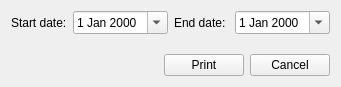
<ui version="4.0" >
 <class>ProfitDialog</class>
 <widget class="QDialog" name="ProfitDialog" >
  <property name="geometry" >
   <rect>
    <x>0</x>
    <y>0</y>
    <width>339</width>
    <height>87</height>
   </rect>
  </property>
  <property name="windowTitle" >
   <string>Profit margin</string>
  </property>
  <layout class="QGridLayout" >
   <item row="0" column="0" >
    <layout class="QVBoxLayout" >
     <item>
      <layout class="QHBoxLayout" >
       <item>
        <widget class="QLabel" name="label" >
         <property name="text" >
          <string>Start date:</string>
         </property>
        </widget>
       </item>
       <item>
        <widget class="QDateEdit" name="dateEdit" >
         <property name="minimumSize" >
          <size>
           <width>0</width>
           <height>0</height>
          </size>
         </property>
         <property name="calendarPopup" >
          <bool>true</bool>
         </property>
        </widget>
       </item>
       <item>
        <widget class="QLabel" name="label_2" >
         <property name="text" >
          <string>End date:</string>
         </property>
        </widget>
       </item>
       <item>
        <widget class="QDateEdit" name="enddateEdit" >
         <property name="minimumSize" >
          <size>
           <width>0</width>
           <height>0</height>
          </size>
         </property>
         <property name="calendarPopup" >
          <bool>true</bool>
         </property>
        </widget>
       </item>
      </layout>
     </item>
     <item>
      <spacer>
       <property name="orientation" >
        <enum>Qt::Vertical</enum>
       </property>
       <property name="sizeHint" >
        <size>
         <width>319</width>
         <height>16</height>
        </size>
       </property>
      </spacer>
     </item>
     <item>
      <layout class="QHBoxLayout" >
       <property name="spacing" >
        <number>6</number>
       </property>
       <property name="leftMargin" >
        <number>0</number>
       </property>
       <property name="topMargin" >
        <number>0</number>
       </property>
       <property name="rightMargin" >
        <number>0</number>
       </property>
       <property name="bottomMargin" >
        <number>0</number>
       </property>
       <item>
        <spacer>
         <property name="orientation" >
          <enum>Qt::Horizontal</enum>
         </property>
         <property name="sizeHint" >
          <size>
           <width>40</width>
           <height>20</height>
          </size>
         </property>
        </spacer>
       </item>
       <item>
        <widget class="QPushButton" name="printpushButton" >
         <property name="text" >
          <string>Print</string>
         </property>
         <property name="autoDefault" >
          <bool>false</bool>
         </property>
        </widget>
       </item>
       <item>
        <widget class="QPushButton" name="cancelpushButton" >
         <property name="text" >
          <string>Cancel</string>
         </property>
         <property name="autoDefault" >
          <bool>false</bool>
         </property>
        </widget>
       </item>
      </layout>
     </item>
    </layout>
   </item>
  </layout>
 </widget>
 <resources/>
 <connections>
  <connection>
   <sender>cancelpushButton</sender>
   <signal>clicked()</signal>
   <receiver>ProfitDialog</receiver>
   <slot>reject()</slot>
   <hints>
    <hint type="sourcelabel" >
     <x>296</x>
     <y>60</y>
    </hint>
    <hint type="destinationlabel" >
     <x>324</x>
     <y>83</y>
    </hint>
   </hints>
  </connection>
 </connections>
</ui>
